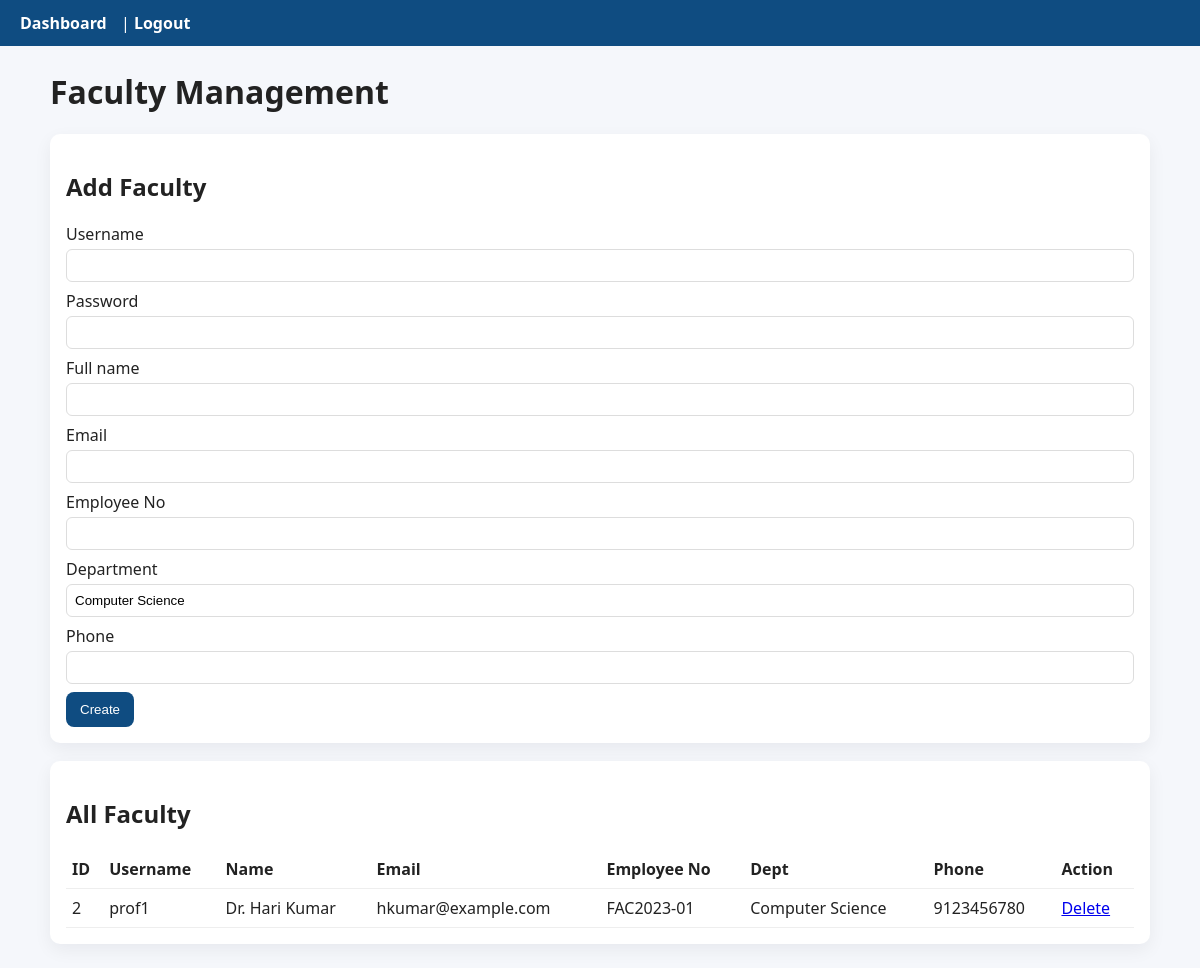
Page /faculty.php (signed in) on the committed database.
### tables this page shows
CREATE TABLE faculty (
  faculty_id INT PRIMARY KEY,  
  employee_no VARCHAR(50) UNIQUE,
  department VARCHAR(80),
  phone VARCHAR(30),
  FOREIGN KEY (faculty_id) REFERENCES users(id) ON DELETE CASCADE
);

CREATE TABLE users (
  id INT AUTO_INCREMENT PRIMARY KEY,
  username VARCHAR(50) NOT NULL UNIQUE,
  password_hash VARCHAR(255) NOT NULL,
  full_name VARCHAR(150) NOT NULL,
  email VARCHAR(150) UNIQUE,
  role ENUM('admin','faculty','student') NOT NULL,
  created_at TIMESTAMP DEFAULT CURRENT_TIMESTAMP
);

### faculty.php (the view, shortened to what this page needs)
<?php
require_once __DIR__.'/../inc/functions.php';
$res = $mysqli->query("SELECT u.id,u.username,u.full_name,u.email,f.employee_no,f.department,f.phone
                       FROM users u JOIN faculty f ON u.id=f.faculty_id ORDER BY u.id DESC");
?>
<!doctype html>
<html>
<head>
  <link rel="stylesheet" href="styles.css">
</head>
<body>
<header><a href="dashboard_admin.php">Dashboard</a> | <a href="logout.php">Logout</a></header>
<main class="container">
<h1>Faculty Management</h1>
<section class="card">
<h2>Add Faculty</h2>
<form method="post">
  <label>Username<input name="username" required></label>
  <label>Password<input name="password" type="password" required></label>
  <label>Full name<input name="full_name" required></label>
  <label>Email<input name="email" type="email"></label>
  <label>Employee No<input name="employee_no" required></label>
  <label>Department<input name="department" value="Computer Science"></label>
  <label>Phone<input name="phone"></label>
  <button name="create_faculty" type="submit">Create</button>
</form>
</section>
<section class="card">
<h2>All Faculty</h2>
<table>
<thead><tr><th>ID</th><th>Username</th><th>Name</th><th>Email</th><th>Employee No</th><th>Dept</th><th>Phone</th><th>Action</th></tr></thead>
<tbody>
<?php while($row=$res->fetch_assoc()): ?>
<tr>
<td><?= $row['id'] ?></td>
<td><?= htmlspecialchars($row['username']) ?></td>
<td><?= htmlspecialchars($row['full_name']) ?></td>
<td><?= htmlspecialchars($row['email']) ?></td>
<td><?= htmlspecialchars($row['employee_no']) ?></td>
<td><?= htmlspecialchars($row['department']) ?></td>
<td><?= htmlspecialchars($row['phone']) ?></td>
<td><a href="?action=delete&id=<?= $row['id'] ?>" onclick="return confirm('Delete faculty?')">Delete</a></td>
</tr>
<?php endwhile; ?>
</tbody>
</table>
</section>
</main>
</body></html>

### styles.css (style rules this page uses)
body { font-family: system-ui, -apple-system, "Segoe UI", Roboto, "Helvetica Neue", Arial; margin:0; background:#f5f7fb; color:#222; }
header { background:#0f4c81; color:white; padding:12px 20px; }
header a { color:white; text-decoration:none; margin-right:10px; font-weight:600; }
.container { max-width:1100px; margin:24px auto; padding:0 12px; }
.card { background:white; padding:16px; border-radius:10px; box-shadow:0 6px 18px rgba(20,20,40,0.06); margin-bottom:18px; }
form label { display:block; margin-bottom:8px; }
form input, form select { width:100%; padding:8px; margin-top:4px; border:1px solid #ddd; border-radius:6px; box-sizing:border-box; }
button { background:#0f4c81; color:white; padding:10px 14px; border:0; border-radius:8px; cursor:pointer; }
table { width:100%; border-collapse:collapse; margin-top:8px; }
table th, table td { border-bottom:1px solid #eee; padding:8px 6px; text-align:left; }

### rows in the picture
faculty: faculty_id "2", faculty_id.username "prof1", faculty_id.full_name "Dr. Hari Kumar", faculty_id.email "hkumar@example.com", employee_no "FAC2023-01", department "Computer Science", phone "9123456780"
